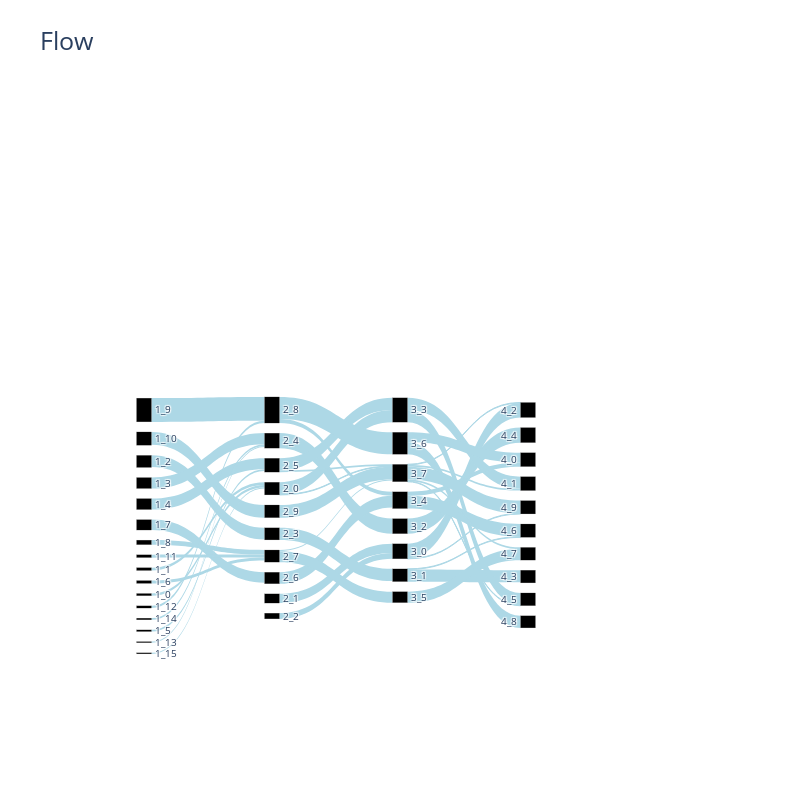

Notebook cell for this chart:
### Code cell
lcs.viz.plot_flow(lc_start)

### Figure 1 — Plotly figure (JSON) as saved in the notebook; plotly's stock layout.template omitted (floating-point values rounded to 4 significant figures)
{"data": [{"arrangement": "snap", "link": {"color": ["lightblue", "lightblue", "lightblue", "lightblue", "lightblue", "lightblue", "lightblue", "lightblue", "lightblue", "lightblue", "lightblue", "lightblue", "lightblue", "lightblue", "lightblue", "lightblue", "lightblue", "lightblue", "lightblue", "lightblue", "lightblue", "lightblue", "lightblue", "lightblue", "lightblue", "lightblue", "lightblue", "lightblue", "lightblue", "lightblue", "lightblue", "lightblue", "lightblue", "lightblue", "lightblue", "lightblue", "lightblue", "lightblue", "lightblue", "lightblue", "lightblue", "lightblue", "lightblue", "lightblue", "lightblue", "lightblue", "lightblue", "rgba(0,0,0,0.0)", "rgba(0,0,0,0.0)", "rgba(0,0,0,0.0)"], "label": [4, 5, 20, 19, 19, 3, 5, 18, 8, 41, 22, 5, 4, 2, 3, 2, 21, 1, 16, 10, 21, 26, 21, 3, 20, 19, 2, 7, 38, 22, 25, 1, 21, 1, 26, 21, 21, 7, 22, 19, 17, 21, 3, 1, 1, 3, 22, 1, 1, 1], "source": [0, 1, 8, 9, 10, 11, 12, 13, 14, 15, 2, 3, 4, 5, 6, 7, 16, 16, 17, 18, 19, 20, 21, 21, 22, 23, 23, 24, 24, 25, 26, 26, 27, 27, 28, 29, 29, 30, 30, 31, 32, 32, 33, 33, 33, 33, 33, 2, 8, 37], "target": [16, 16, 19, 20, 21, 21, 23, 22, 23, 24, 25, 23, 24, 20, 20, 16, 29, 33, 26, 26, 27, 28, 29, 33, 30, 31, 33, 30, 32, 33, 36, 43, 37, 40, 38, 35, 39, 34, 40, 41, 34, 42, 35, 36, 39, 41, 43, 2, 8, 37], "value": [4, 5, 20, 19, 19, 3, 5, 18, 8, 41, 22, 5, 4, 2, 3, 2, 21, 1, 16, 10, 21, 26, 21, 3, 20, 19, 2, 7, 38, 22, 25, 1, 21, 1, 26, 21, 21, 7, 22, 19, 17, 21, 3, 1, 1, 3, 22, 1, 1, 1]}, "node": {"color": [], "hovertemplate": "Group size: %{value}<extra></extra>", "label": ["1_0", "1_1", "1_10", "1_11", "1_12", "1_13", "1_14", "1_15", "1_2", "1_3", "1_4", "1_5", "1_6", "1_7", "1_8", "1_9", "2_0", "2_1", "2_2", "2_3", "2_4", "2_5", "2_6", "2_7", "2_8", "2_9", "3_0", "3_1", "3_2", "3_3", "3_4", "3_5", "3_6", "3_7", "4_0", "4_1", "4_2", "4_3", "4_4", "4_5", "4_6", "4_7", "4_8", "4_9"], "line": {"color": "darkgray", "width": 0.2}, "pad": 10, "thickness": 15, "x": [0.1, 0.1, 0.1, 0.1, 0.1, 0.1, 0.1, 0.1, 0.1, 0.1, 0.1, 0.1, 0.1, 0.1, 0.1, 0.1, 0.3, 0.3, 0.3, 0.3, 0.3, 0.3, 0.3, 0.3, 0.3, 0.3, 0.5, 0.5, 0.5, 0.5, 0.5, 0.5, 0.5, 0.5, 0.7, 0.7, 0.7, 0.7, 0.7, 0.7, 0.7, 0.7, 0.7, 0.7], "y": [0.5, 0.5, 0.5, 0.5, 0.5, 0.5, 0.5, 0.5, 0.5, 0.5, 0.5, 0.5, 0.5, 0.5, 0.5, 0.5, 0.5, 0.5, 0.5, 0.5, 0.5, 0.5, 0.5, 0.5, 0.5, 0.5, 0.5, 0.5, 0.5, 0.5, 0.5, 0.5, 0.5, 0.5, 0.5, 0.5, 0.5, 0.5, 0.5, 0.5, 0.5, 0.5, 0.5, 0.5]}, "type": "sankey"}], "layout": {"font": {"size": 10}, "height": 800, "title": {"font": {"size": 25}, "text": "Flow"}, "width": 800}}
